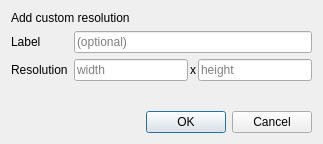
<?xml version="1.0" encoding="UTF-8"?>
<ui version="4.0">
 <class>CustomResolutionDialog</class>
 <widget class="QDialog" name="CustomResolutionDialog">
  <property name="geometry">
   <rect>
    <x>0</x>
    <y>0</y>
    <width>323</width>
    <height>144</height>
   </rect>
  </property>
  <property name="windowTitle">
   <string>Custom Resolution</string>
  </property>
  <layout class="QGridLayout" name="gridLayout">
   <item row="1" column="0">
    <widget class="QLabel" name="label">
     <property name="text">
      <string>Label</string>
     </property>
    </widget>
   </item>
   <item row="2" column="1">
    <layout class="QHBoxLayout" name="horizontalLayout" stretch="1,0,1">
     <property name="spacing">
      <number>2</number>
     </property>
     <item>
      <widget class="QLineEdit" name="resolutionX">
       <property name="placeholderText">
        <string>width</string>
       </property>
      </widget>
     </item>
     <item>
      <widget class="QLabel" name="label_3">
       <property name="text">
        <string>x</string>
       </property>
      </widget>
     </item>
     <item>
      <widget class="QLineEdit" name="resolutionY">
       <property name="placeholderText">
        <string>height</string>
       </property>
      </widget>
     </item>
    </layout>
   </item>
   <item row="2" column="0">
    <widget class="QLabel" name="label_2">
     <property name="text">
      <string>Resolution</string>
     </property>
    </widget>
   </item>
   <item row="4" column="0" colspan="2">
    <widget class="QDialogButtonBox" name="buttonBox">
     <property name="orientation">
      <enum>Qt::Horizontal</enum>
     </property>
     <property name="standardButtons">
      <set>QDialogButtonBox::Cancel|QDialogButtonBox::Ok</set>
     </property>
    </widget>
   </item>
   <item row="3" column="0">
    <spacer name="verticalSpacer">
     <property name="orientation">
      <enum>Qt::Vertical</enum>
     </property>
     <property name="sizeHint" stdset="0">
      <size>
       <width>20</width>
       <height>40</height>
      </size>
     </property>
    </spacer>
   </item>
   <item row="1" column="1">
    <widget class="QLineEdit" name="resolutionLabel">
     <property name="placeholderText">
      <string>(optional)</string>
     </property>
    </widget>
   </item>
   <item row="0" column="0" colspan="2">
    <widget class="QLabel" name="label_4">
     <property name="text">
      <string>Add custom resolution</string>
     </property>
    </widget>
   </item>
  </layout>
 </widget>
 <tabstops>
  <tabstop>resolutionLabel</tabstop>
  <tabstop>resolutionX</tabstop>
  <tabstop>resolutionY</tabstop>
  <tabstop>buttonBox</tabstop>
 </tabstops>
 <resources/>
 <connections>
  <connection>
   <sender>buttonBox</sender>
   <signal>accepted()</signal>
   <receiver>CustomResolutionDialog</receiver>
   <slot>accept()</slot>
   <hints>
    <hint type="sourcelabel">
     <x>248</x>
     <y>254</y>
    </hint>
    <hint type="destinationlabel">
     <x>157</x>
     <y>274</y>
    </hint>
   </hints>
  </connection>
  <connection>
   <sender>buttonBox</sender>
   <signal>rejected()</signal>
   <receiver>CustomResolutionDialog</receiver>
   <slot>reject()</slot>
   <hints>
    <hint type="sourcelabel">
     <x>316</x>
     <y>260</y>
    </hint>
    <hint type="destinationlabel">
     <x>286</x>
     <y>274</y>
    </hint>
   </hints>
  </connection>
 </connections>
</ui>
